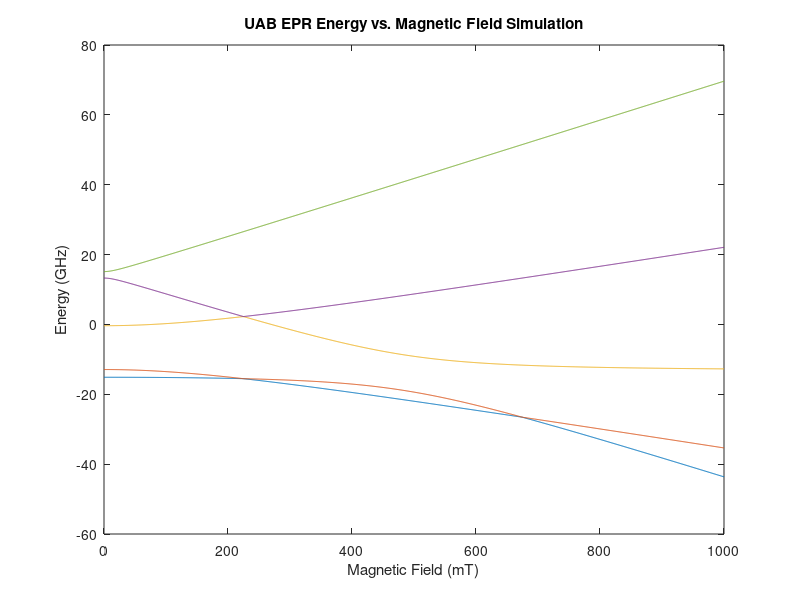

Write the MATLAB code that produced this figure.

%%%%%%%%%%%% IMPORTANT %%%%%%%%%%%%
% The MatLab eig() function returns eigenvalues in ascending order,
% therefore it looks like traces never cross if you zoom in enough. They do
% in fact cross, it just looks like the traces bounce off each other.

clear B_0;
clear g;
clear theta;
clear H;
clear eigenvals;
clear eigenvecs;
clear i;

%%%%%%%%%%%% Diagonalization of Spin Hamiltonian %%%%%%%%%%%%

% Define spin operators

S_z = [2 0 0 0 0;...
       0 1 0 0 0;...
       0 0 0 0 0;...
       0 0 0 -1 0;...
       0 0 0 0 -2];
       
 
S_x = [0 1 0 0 0;...
       1 0 sqrt(6)/2 0 0;...
       0 sqrt(6)/2 0 sqrt(6)/2 0;...
       0 0 sqrt(6)/2 0 1;...
       0 0 0 1 0];


S_y = [0 1/i 0 0 0;...
       -1/i 0 sqrt(6)/2i 0 0;...
       0 -sqrt(6)/2i 0 sqrt(6)/2i 0;...
       0 0 -sqrt(6)/2i 0 1/i;...
       0 0 0 -1/i 0];
 
% Spin operators squared
S_xx = S_x * S_x;
S_yy = S_y * S_y;
S_zz = S_z * S_z;
   
% Spin number
s = 2;

% Matrix of S^2 eigenvalue
S_sq = s*(s+1) * eye(2*s + 1);

% Assign static magnetic field and constants
B_0 = linspace(0,1000,1001); % static magnetic field in mT
u_0 = 13.996; % Bohr magneton-MHz/mT
g = 2.002319;

for i = 1:length(B_0)
    
    term1 = g*u_0*B_0(i)*S_z;
    term2 = (3*2213)*(S_zz - (1/3)*S_sq); % b20/cm^-1 = 0.2213 (cm^-1*3*10^4 in MHz) 
    term3 = (1/3)*(3*2091)*(S_xx - S_yy); % b22/cm^-1 = 0.2091 Bushcher and Lehmann
    
    H = term1 + term2 + term3;
    
    [V,E] = eig(H,'vector'); % V is matrix of eigenvectors, D is column of eigenvalues
    
    eigenvals(:,i) = E/1000; % each individual E is the ith column in eigenval
    eigenvecs(:,:,i) = V; % each individual V is the ith item in eigenvecs               
    % eigenvecs is not used, but nice to have for reference
    % basis is |s,m>
    
end

% Assemble data
eigenvals_vs_BField_data = [transpose(B_0),transpose(eigenvals)];

% plot
for i = 2:size(eigenvals_vs_BField_data,2)
    plot(B_0,eigenvals_vs_BField_data(:,i))
    hold on
end

title('UAB EPR Energy vs. Magnetic Field Simulation');
xlabel('Magnetic Field (mT)');
ylabel('Energy (GHz)');
